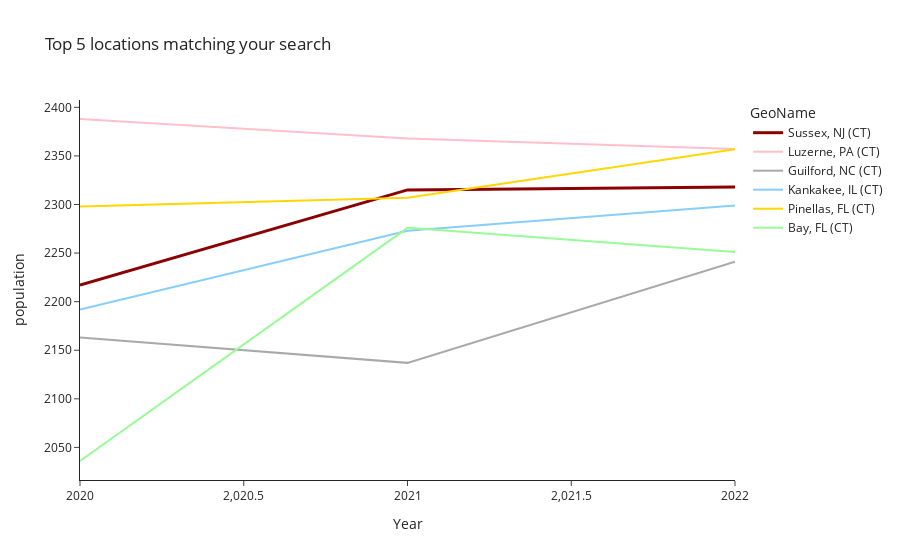

The cell this chart's notebook holds for it:
### Code cell
fig = f.show_kins_plot()

### Figure 1 — Plotly figure (JSON) as saved in the notebook; plotly's stock layout.template omitted (floating-point values rounded to 4 significant figures)
{"data": [{"line": {"color": "darkred", "width": 3}, "mode": "lines", "name": "Sussex, NJ (CT)", "text": "Sussex, NJ (CT)", "textposition": "top right", "type": "scatter", "x": [2020, 2021, 2022], "y": [2217, 2315, 2318]}, {"line": {"color": "#FFC0CB"}, "mode": "lines", "name": "Luzerne, PA (CT)", "text": "Luzerne, PA (CT)", "textposition": "top right", "type": "scatter", "x": [2020, 2021, 2022], "y": [2388, 2368, 2357]}, {"line": {"color": "#A9A9A9"}, "mode": "lines", "name": "Guilford, NC (CT)", "text": "Guilford, NC (CT)", "textposition": "top right", "type": "scatter", "x": [2020, 2021, 2022], "y": [2163, 2137, 2241]}, {"line": {"color": "#87CEFA"}, "mode": "lines", "name": "Kankakee, IL (CT)", "text": "Kankakee, IL (CT)", "textposition": "top right", "type": "scatter", "x": [2020, 2021, 2022], "y": [2192, 2273, 2299]}, {"line": {"color": "#FFD700"}, "mode": "lines", "name": "Pinellas, FL (CT)", "text": "Pinellas, FL (CT)", "textposition": "top right", "type": "scatter", "x": [2020, 2021, 2022], "y": [2298, 2307, 2357]}, {"line": {"color": "#98FB98"}, "mode": "lines", "name": "Bay, FL (CT)", "text": "Bay, FL (CT)", "textposition": "top right", "type": "scatter", "x": [2020, 2021, 2022], "y": [2036, 2276, 2251]}], "layout": {"legend": {"title": {"text": "GeoName"}}, "title": {"text": "Top 5 locations matching your search"}, "xaxis": {"title": {"text": "Year"}}, "yaxis": {"title": {"text": "population"}}}}
